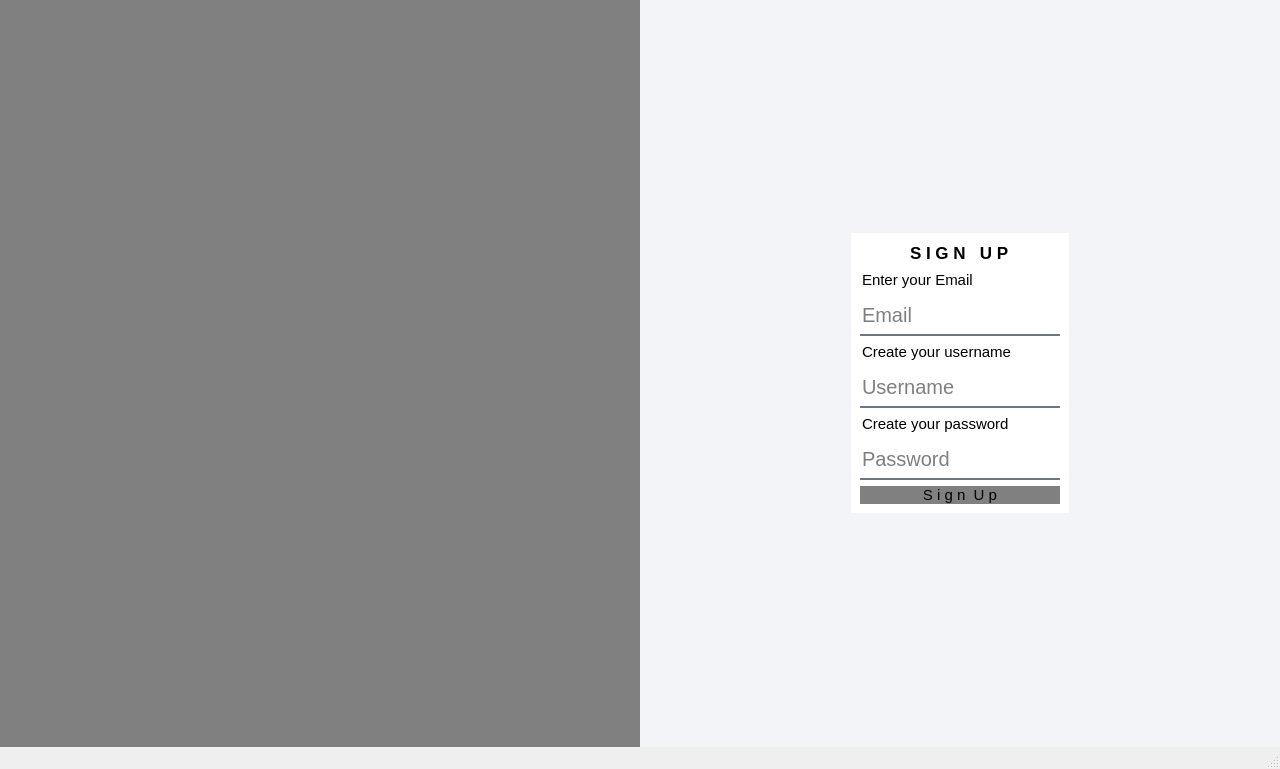
<?xml version="1.0" encoding="UTF-8"?>
<ui version="4.0">
 <class>Register</class>
 <widget class="QMainWindow" name="Register">
  <property name="windowModality">
   <enum>Qt::ApplicationModal</enum>
  </property>
  <property name="geometry">
   <rect>
    <x>0</x>
    <y>0</y>
    <width>1280</width>
    <height>769</height>
   </rect>
  </property>
  <property name="windowTitle">
   <string>MainWindow</string>
  </property>
  <widget class="QWidget" name="centralwidget">
   <layout class="QHBoxLayout" name="horizontalLayout" stretch="1,1">
    <property name="spacing">
     <number>0</number>
    </property>
    <property name="leftMargin">
     <number>0</number>
    </property>
    <property name="topMargin">
     <number>0</number>
    </property>
    <property name="rightMargin">
     <number>0</number>
    </property>
    <property name="bottomMargin">
     <number>0</number>
    </property>
    <item>
     <widget class="QWidget" name="widget" native="true">
      <property name="styleSheet">
       <string notr="true">background-image: url(:/images/signup.png);
background-repeat:no-repeat;
background-position:center;
background-color:grey;</string>
      </property>
     </widget>
    </item>
    <item>
     <widget class="QWidget" name="widget_2" native="true">
      <property name="sizePolicy">
       <sizepolicy hsizetype="Preferred" vsizetype="Preferred">
        <horstretch>0</horstretch>
        <verstretch>0</verstretch>
       </sizepolicy>
      </property>
      <property name="layoutDirection">
       <enum>Qt::LeftToRight</enum>
      </property>
      <property name="styleSheet">
       <string notr="true">background-color: rgb(243, 244, 248);</string>
      </property>
      <layout class="QGridLayout" name="gridLayout">
       <property name="leftMargin">
        <number>9</number>
       </property>
       <item row="0" column="0" alignment="Qt::AlignHCenter|Qt::AlignVCenter">
        <widget class="QWidget" name="widget_3" native="true">
         <property name="autoFillBackground">
          <bool>false</bool>
         </property>
         <property name="styleSheet">
          <string notr="true">background-color:white;
border:0px;
</string>
         </property>
         <layout class="QVBoxLayout" name="verticalLayout">
          <item>
           <widget class="QLineEdit" name="lineEdit">
            <property name="sizePolicy">
             <sizepolicy hsizetype="Expanding" vsizetype="Fixed">
              <horstretch>0</horstretch>
              <verstretch>0</verstretch>
             </sizepolicy>
            </property>
            <property name="font">
             <font>
              <pointsize>-1</pointsize>
              <bold>true</bold>
             </font>
            </property>
            <property name="styleSheet">
             <string notr="true">font-size:17px;
color:black;
</string>
            </property>
            <property name="text">
             <string>S I G N   U P</string>
            </property>
            <property name="alignment">
             <set>Qt::AlignCenter</set>
            </property>
            <property name="readOnly">
             <bool>true</bool>
            </property>
           </widget>
          </item>
          <item>
           <widget class="QLineEdit" name="lineEdit_2">
            <property name="font">
             <font>
              <pointsize>-1</pointsize>
              <bold>false</bold>
             </font>
            </property>
            <property name="styleSheet">
             <string notr="true">color:black;
font-size:15px;</string>
            </property>
            <property name="text">
             <string>Enter your Email</string>
            </property>
            <property name="alignment">
             <set>Qt::AlignLeading|Qt::AlignLeft|Qt::AlignVCenter</set>
            </property>
            <property name="readOnly">
             <bool>true</bool>
            </property>
           </widget>
          </item>
          <item>
           <widget class="QLineEdit" name="lineEdit_email">
            <property name="sizePolicy">
             <sizepolicy hsizetype="Expanding" vsizetype="Fixed">
              <horstretch>0</horstretch>
              <verstretch>0</verstretch>
             </sizepolicy>
            </property>
            <property name="minimumSize">
             <size>
              <width>200</width>
              <height>40</height>
             </size>
            </property>
            <property name="styleSheet">
             <string notr="true">background-color:rgba(0,0,0,0);
border:none;
border-bottom:2px solid rgba(105,118,132,255);
color:rgba(255,255,255,230);
font-size:20px;
color:black;</string>
            </property>
            <property name="text">
             <string/>
            </property>
            <property name="readOnly">
             <bool>false</bool>
            </property>
            <property name="placeholderText">
             <string>Email</string>
            </property>
           </widget>
          </item>
          <item>
           <widget class="QLineEdit" name="lineEdit_3">
            <property name="sizePolicy">
             <sizepolicy hsizetype="Expanding" vsizetype="Fixed">
              <horstretch>0</horstretch>
              <verstretch>0</verstretch>
             </sizepolicy>
            </property>
            <property name="font">
             <font>
              <pointsize>-1</pointsize>
              <bold>false</bold>
             </font>
            </property>
            <property name="styleSheet">
             <string notr="true">color:black;
font-size:15px;</string>
            </property>
            <property name="text">
             <string>Create your username</string>
            </property>
            <property name="readOnly">
             <bool>true</bool>
            </property>
           </widget>
          </item>
          <item>
           <widget class="QLineEdit" name="lineEdit_crusername">
            <property name="sizePolicy">
             <sizepolicy hsizetype="Expanding" vsizetype="Fixed">
              <horstretch>0</horstretch>
              <verstretch>0</verstretch>
             </sizepolicy>
            </property>
            <property name="minimumSize">
             <size>
              <width>200</width>
              <height>40</height>
             </size>
            </property>
            <property name="styleSheet">
             <string notr="true">background-color:rgba(0,0,0,0);
border:none;
border-bottom:2px solid rgba(105,118,132,255);
color:rgba(255,255,255,230);
font-size:20px;
color:black;</string>
            </property>
            <property name="text">
             <string/>
            </property>
            <property name="readOnly">
             <bool>false</bool>
            </property>
            <property name="placeholderText">
             <string>Username</string>
            </property>
           </widget>
          </item>
          <item>
           <widget class="QLineEdit" name="lineEdit_4">
            <property name="sizePolicy">
             <sizepolicy hsizetype="Expanding" vsizetype="Fixed">
              <horstretch>0</horstretch>
              <verstretch>0</verstretch>
             </sizepolicy>
            </property>
            <property name="font">
             <font>
              <pointsize>-1</pointsize>
              <bold>false</bold>
             </font>
            </property>
            <property name="styleSheet">
             <string notr="true">color:black;
font-size:15px;</string>
            </property>
            <property name="text">
             <string>Create your password</string>
            </property>
            <property name="readOnly">
             <bool>true</bool>
            </property>
           </widget>
          </item>
          <item>
           <widget class="QLineEdit" name="lineEdit_crpassword">
            <property name="sizePolicy">
             <sizepolicy hsizetype="Expanding" vsizetype="Fixed">
              <horstretch>0</horstretch>
              <verstretch>0</verstretch>
             </sizepolicy>
            </property>
            <property name="minimumSize">
             <size>
              <width>200</width>
              <height>40</height>
             </size>
            </property>
            <property name="styleSheet">
             <string notr="true">background-color:rgba(0,0,0,0);
border:none;
border-bottom:2px solid rgba(105,118,132,255);
color:rgba(255,255,255,230);
font-size:20px;
color:black;</string>
            </property>
            <property name="text">
             <string/>
            </property>
            <property name="echoMode">
             <enum>QLineEdit::Password</enum>
            </property>
            <property name="readOnly">
             <bool>false</bool>
            </property>
            <property name="placeholderText">
             <string>Password</string>
            </property>
           </widget>
          </item>
          <item>
           <widget class="QPushButton" name="signupBtn">
            <property name="sizePolicy">
             <sizepolicy hsizetype="Expanding" vsizetype="Fixed">
              <horstretch>0</horstretch>
              <verstretch>0</verstretch>
             </sizepolicy>
            </property>
            <property name="styleSheet">
             <string notr="true">QPushButton
{
background-color:grey;
font-size:15px;
border-radius:15px;
}
QPushButton:hover
{
background-color:#4CAF50;
color:white;
}
QPushButton:pressed{
margin-left:1%px;

}
</string>
            </property>
            <property name="text">
             <string>S i g n  U p</string>
            </property>
           </widget>
          </item>
         </layout>
        </widget>
       </item>
      </layout>
     </widget>
    </item>
   </layout>
  </widget>
  <widget class="QStatusBar" name="statusbar"/>
 </widget>
 <resources/>
 <connections/>
</ui>
